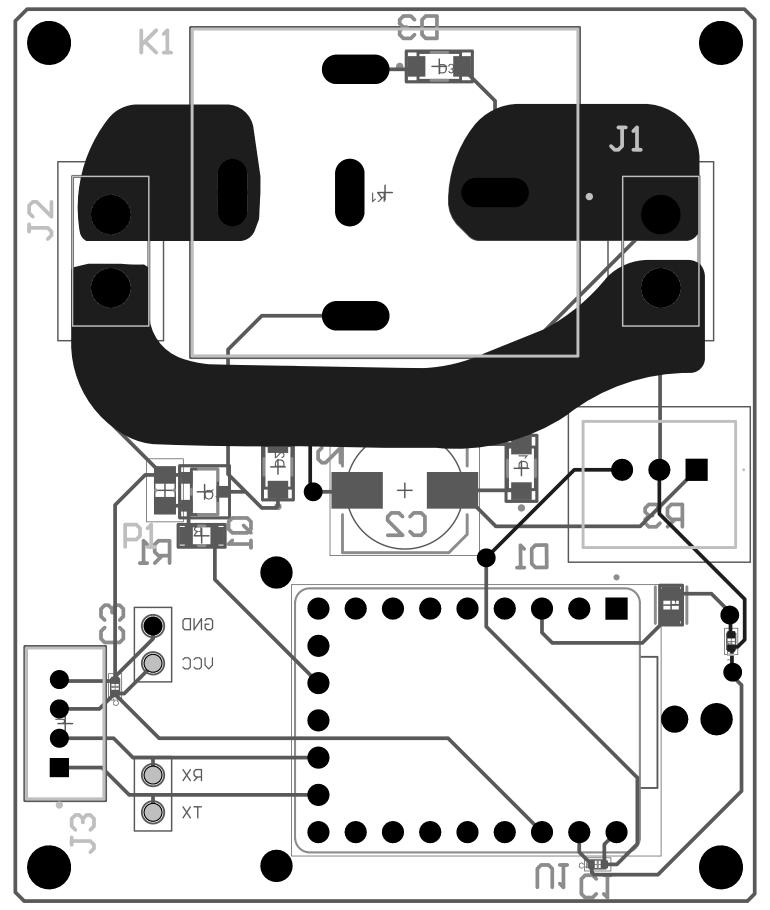
#> input picture media/kill_switch_receiver_layout.png, 1540 x 1820 px, given in place of the camera (shown at 1/2 size)
$ python color_calibration.py
#> lines starting #> are read from the running program, lines starting #| are printed output that depends on the picture; after the words box and inside, x2 and y2 are one past the last pixel; in counts of white or black regions, pixels touching at a corner belong together
import cv2
import numpy as np
from sklearn.cluster import KMeans

def nothing(x):
    pass  # Funzione vuota per le trackbar

def create_trackbars():
    cv2.namedWindow("Trackbars GreenHSV")
    cv2.createTrackbar("Lower-H", "Trackbars GreenHSV", 43, 179, nothing)
    cv2.createTrackbar("Lower-S", "Trackbars GreenHSV", 97, 255, nothing)
    cv2.createTrackbar("Lower-V", "Trackbars GreenHSV", 40, 255, nothing)
    cv2.createTrackbar("Upper-H", "Trackbars GreenHSV", 78, 179, nothing)
    cv2.createTrackbar("Upper-S", "Trackbars GreenHSV", 182, 255, nothing)
    cv2.createTrackbar("Upper-V", "Trackbars GreenHSV", 182, 255, nothing)

    cv2.namedWindow("Trackbars BlackHSV")
    cv2.createTrackbar("Lower-H", "Trackbars BlackHSV", 0, 179, nothing)
    cv2.createTrackbar("Lower-S", "Trackbars BlackHSV", 0, 255, nothing)
    cv2.createTrackbar("Lower-V", "Trackbars BlackHSV", 17, 255, nothing)
    cv2.createTrackbar("Upper-H", "Trackbars BlackHSV", 180, 179, nothing)
    cv2.createTrackbar("Upper-S", "Trackbars BlackHSV", 49, 255, nothing)
    cv2.createTrackbar("Upper-V", "Trackbars BlackHSV", 130, 255, nothing)

    cv2.namedWindow("Trackbars GreenLAB")
    cv2.createTrackbar("L Min", "Trackbars GreenLAB", 130, 255, nothing)
    cv2.createTrackbar("L Max", "Trackbars GreenLAB", 189, 255, nothing)
    cv2.createTrackbar("A Min", "Trackbars GreenLAB", 64, 255, nothing)
    cv2.createTrackbar("A Max", "Trackbars GreenLAB", 153, 255, nothing)
    cv2.createTrackbar("B Min", "Trackbars GreenLAB", 125, 255, nothing)
    cv2.createTrackbar("B Max", "Trackbars GreenLAB", 191, 255, nothing)

    cv2.namedWindow("Trackbars BlackLAB")
    cv2.createTrackbar("L Min", "Trackbars BlackLAB", 0, 255, nothing)
    cv2.createTrackbar("L Max", "Trackbars BlackLAB", 127, 255, nothing)
    cv2.createTrackbar("A Min", "Trackbars BlackLAB", 20, 255, nothing)
    cv2.createTrackbar("A Max", "Trackbars BlackLAB", 144, 255, nothing)
    cv2.createTrackbar("B Min", "Trackbars BlackLAB", 92, 255, nothing)
    cv2.createTrackbar("B Max", "Trackbars BlackLAB", 255, 255, nothing)

def get_trackbar_valuesHSV(window_name):
    lower_h = cv2.getTrackbarPos("Lower-H", window_name)
    lower_s = cv2.getTrackbarPos("Lower-S", window_name)
    lower_v = cv2.getTrackbarPos("Lower-V", window_name)
    upper_h = cv2.getTrackbarPos("Upper-H", window_name)
    upper_s = cv2.getTrackbarPos("Upper-S", window_name)
    upper_v = cv2.getTrackbarPos("Upper-V", window_name)
    return (np.array([lower_h, lower_s, lower_v]), np.array([upper_h, upper_s, upper_v]))

def get_trackbar_valuesLAB(window_name):
    L_min = cv2.getTrackbarPos("L Min", window_name)
    L_max= cv2.getTrackbarPos("L Max", window_name)
    A_min = cv2.getTrackbarPos("A Min", window_name)
    A_max= cv2.getTrackbarPos("A Max", window_name)
    B_min = cv2.getTrackbarPos("B Min", window_name)
    B_max = cv2.getTrackbarPos("B Max", window_name)
    return (np.array([L_min, A_min, B_min ]), np.array([L_max, A_max, B_max]))

def apply_kmeans(image, k=2):
    pixels = image.reshape(-1, 3)
    kmeans = KMeans(n_clusters=k)
    kmeans.fit(pixels)
    clustered = kmeans.labels_.reshape(image.shape[:2])
    return clustered, kmeans.cluster_centers_


def main():
    create_trackbars()

    cap = cv2.VideoCapture(0)

    while True:
        ret, frame = cap.read()
#> frame is the input picture: shape (1820, 1540, 3); min 0, max 255, mean 194.1
        if not ret:
            print("Errore nella lettura della telecamera.")
            break

        frame = cv2.resize(frame, (640, 480))
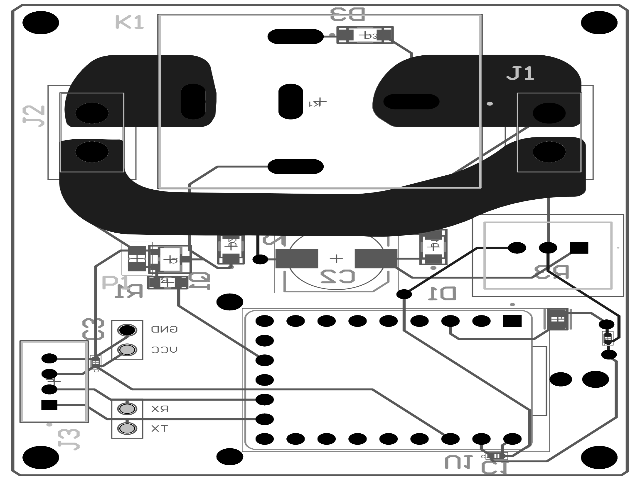
#> frame: shape (480, 640, 3); min 0, max 255, mean 194.1

        # Conversione in HSV
        hsv = cv2.cvtColor(frame, cv2.COLOR_BGR2HSV)
#> hsv: shape (480, 640, 3); mean H, S, V 0, 0, 194.1
        # Ottieni i valori dei trackbar per il verde e il nero
        lower_green, upper_green = get_trackbar_valuesHSV("Trackbars GreenHSV")
        lower_black, upper_black = get_trackbar_valuesHSV("Trackbars BlackHSV")
        print(f"lower_greenHSV: {lower_green} ")
        print(f"upper_greenHSV: {upper_green} ")
        print(f"lower_blackHSV: {lower_black} ")
        print(f"upper_blackHSV: {upper_black} ")
        # Maschere per il verde e il nero HSV
        mask_greenHSV = cv2.inRange(hsv, lower_green, upper_green)
#> mask_greenHSV: shape (480, 640); every value is 0
        mask_blackHSV = cv2.inRange(hsv, lower_black, upper_black)
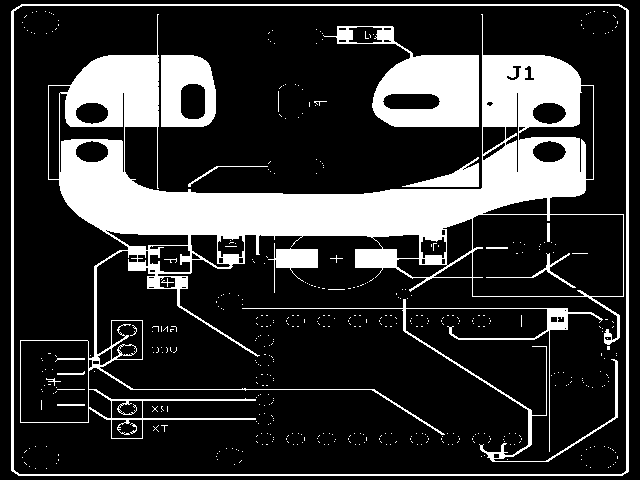
#> mask_blackHSV: shape (480, 640); 21.4% white; 468 white regions (445 under 20 px), largest, box (x1, y1, x2, y2) and area: (20, 14, 624, 439) 45007, (323, 26, 479, 127) 6756, (11, 4, 629, 476) 5237
        print("                               ")
        #Conversione in LAB
        lab = cv2.cvtColor(frame, cv2.COLOR_BGR2LAB)
#> lab: shape (480, 640, 3); mean of channels 0, 1, 2 194.6, 128, 128
        #Ottieni i valori dei trackbar per il verede e il nero in LAB
        lower_green, upper_green = get_trackbar_valuesLAB("Trackbars GreenLAB")
        lower_black, upper_black = get_trackbar_valuesLAB("Trackbars BlackLAB")
        print(f"lower_greenLAB: {lower_green} ")
        print(f"upper_greenLAB: {upper_green} ")
        print(f"lower_blackLAB: {lower_black} ")
        print(f"upper_blackLAB: {upper_black} ")
        # Maschere per il verde e il nero LAB
        mask_greenLAB = cv2.inRange(lab, lower_green, upper_green)
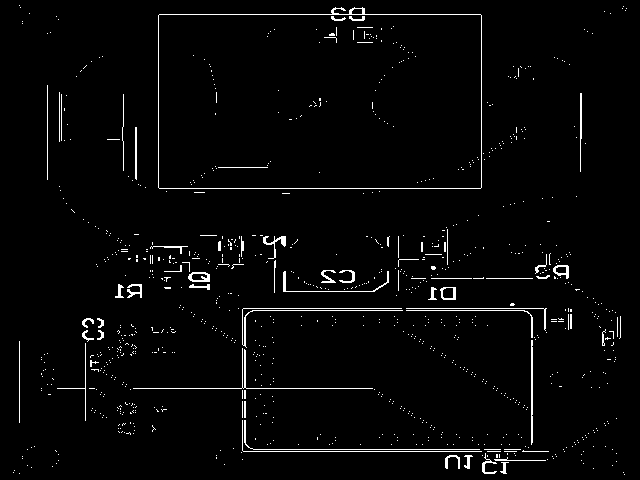
#> mask_greenLAB: shape (480, 640); 2.6% white in thin lines or dots
        mask_blackLAB = cv2.inRange(lab, lower_black, upper_black)
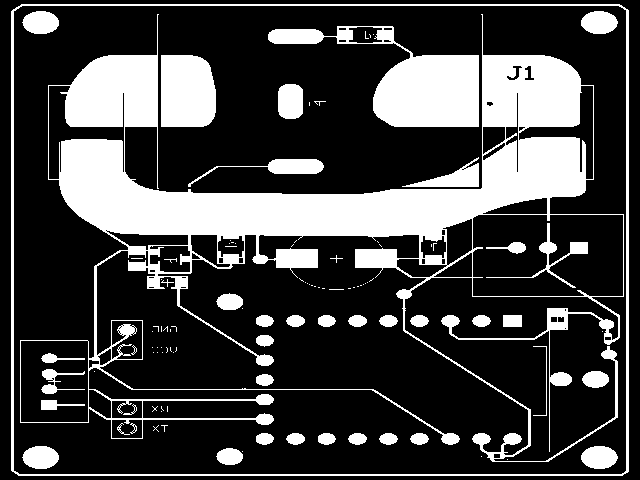
#> mask_blackLAB: shape (480, 640); 26.1% white; 106 white regions (64 under 20 px), largest, box (x1, y1, x2, y2) and area: (20, 14, 624, 462) 51521, (268, 26, 479, 127) 8284, (11, 4, 629, 476) 5235


        # Combina le maschere Green HSV e LAB
        combined_mask_green = cv2.bitwise_and(mask_greenHSV, mask_greenLAB)
        refined_result_green = cv2.bitwise_and(frame, frame, mask=combined_mask_green)
#> refined_result_green: shape (480, 640, 3); every value is 0

        # 3. Applica K-Means per segmentazione avanzata Green
        clustered, centers = apply_kmeans(refined_result_green, k=2)
#> clustered: shape (480, 640) int32; every value is 0
#> centers = [[0, 0, 0], [0, 0, 0]]
        clustered_visual_green = np.zeros_like(frame)
        for i, center in enumerate(centers.astype('uint8')):
            clustered_visual_green[clustered == i] = center
#> this loop made 2 passes

        # Converti clustered_visual_green in scala di grigi
        clustered_visual_green_gray = cv2.cvtColor(clustered_visual_green, cv2.COLOR_BGR2GRAY)

        # Converti l'immagine in una maschera binaria
        _, clustered_visual_green_binary = cv2.threshold(clustered_visual_green_gray, 1, 255, cv2.THRESH_BINARY)

        # Ora trova i contorni sull'immagine binaria
        contours_green, _ = cv2.findContours(clustered_visual_green_binary, cv2.RETR_TREE, cv2.CHAIN_APPROX_SIMPLE)
#> contours_green = []


        # Combina le maschere Black HSV e LAB
        combined_mask_black = cv2.bitwise_and(mask_blackHSV, mask_blackLAB)
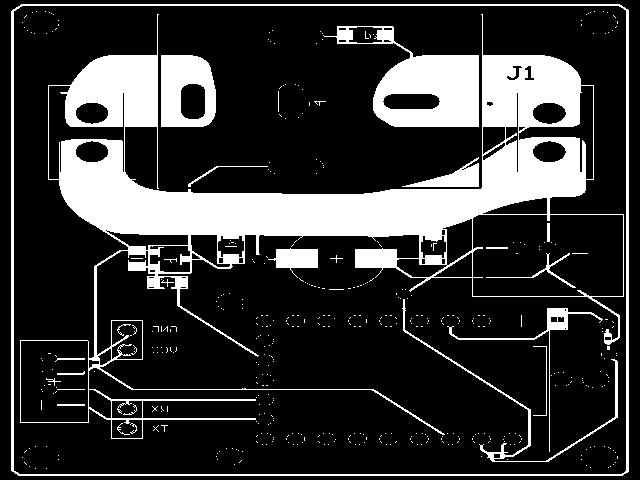
#> combined_mask_black: shape (480, 640); 21.1% white; 464 white regions (439 under 20 px), largest, box (x1, y1, x2, y2) and area: (20, 14, 624, 439) 44574, (323, 26, 479, 127) 6740, (11, 4, 629, 476) 5235
        refined_result_black = cv2.bitwise_and(frame, frame, mask=combined_mask_black)
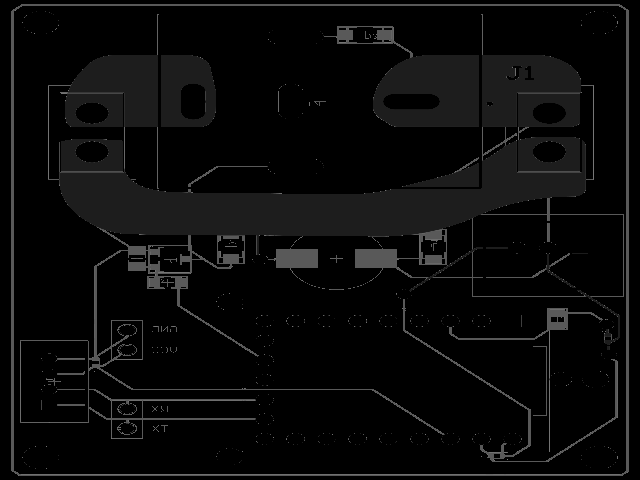
#> refined_result_black: shape (480, 640, 3); min 0, max 118, mean 9.8

        # 3. Applica K-Means per segmentazione avanzata Black
        clustered, centers = apply_kmeans(refined_result_black, k=2)
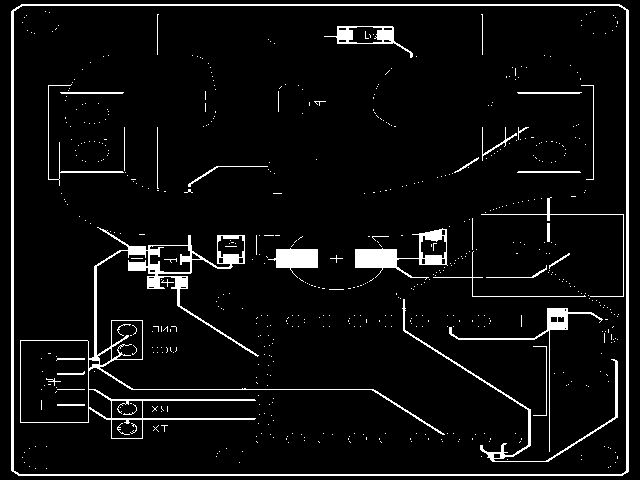
#> clustered: shape (480, 640) int32; values 0 (black) and 1 (white), 5.9% white; 601 white regions (560 under 20 px), largest, box (x1, y1, x2, y2) and area: (11, 4, 629, 476) 5235, (20, 227, 445, 439) 4354, (355, 228, 448, 280) 1436
#> centers = [[4.72, 4.72, 4.72], [90.46, 90.46, 90.46]]
        clustered_visual_black = np.zeros_like(frame)
        for i, center in enumerate(centers.astype('uint8')):
          clustered_visual_black[clustered == i] = center

          # Converti clustered_visual_green in scala di grigi
          clustered_visual_black_gray = cv2.cvtColor(clustered_visual_black, cv2.COLOR_BGR2GRAY)

          # Converti l'immagine in una maschera binaria
          _, clustered_visual_black_binary = cv2.threshold(clustered_visual_black_gray, 1, 255, cv2.THRESH_BINARY)
#> this loop made 2 passes
#> center on passes 1 to 2: [4, 4, 4], [90, 90, 90]

        # Mostra i risultati
        cv2.imshow("Frame", frame)
        cv2.imshow("HSV Mask green", mask_greenHSV)
        cv2.imshow("LAB Mask green", mask_greenLAB)
        cv2.imshow("HSV Mask black", mask_blackHSV)
        cv2.imshow("LAB Mask black", mask_blackLAB)
        cv2.imshow("Result green", refined_result_green)
        cv2.imshow("Result black", refined_result_black)
        cv2.imshow("final visual green", clustered_visual_green)
        cv2.imshow("final visual black", clustered_visual_black)


        key = cv2.waitKey(1) & 0xFF
#> (key Esc is pressed here)
        if key == 27:
            break

    cap.release()
    cv2.destroyAllWindows()

if __name__ == "__main__":
    main()

$ run again, on media/kill_switch_transmitter_layout.png
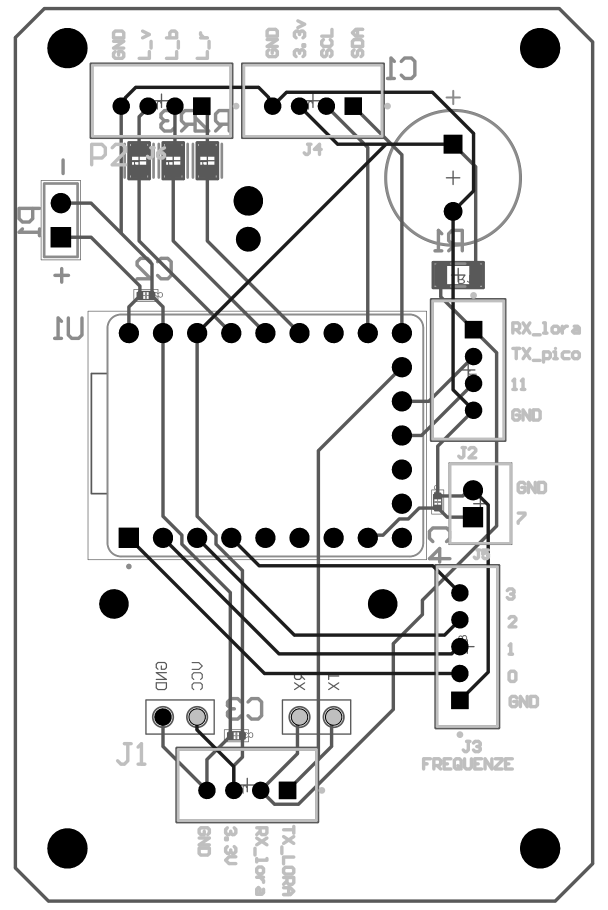
#> input picture media/kill_switch_transmitter_layout.png, 1216 x 1820 px, given in place of the camera (shown at 1/2 size)
#> in main, frame is the input picture: shape (1820, 1216, 3); min 0, max 255, mean 227.7
#> frame: shape (480, 640, 3)
#> hsv: shape (480, 640, 3); mean H, S, V 0, 0, 227.8
#> mask_greenHSV: shape (480, 640); every value is 0
#> in main, `mask_blackHSV = cv2.inRange(hsv, lower_black, upper_black)`:
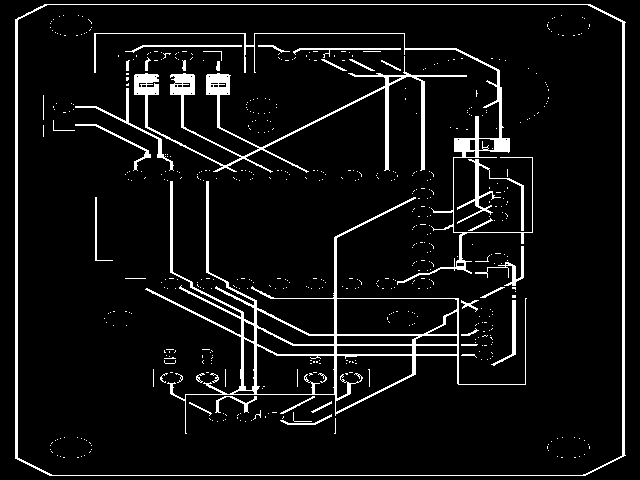
#> mask_blackHSV: shape (480, 640); 6.7% white; 555 white regions (513 under 20 px), largest, box (x1, y1, x2, y2) and area: (145, 181, 527, 434) 5463, (15, 4, 626, 476) 4016, (134, 56, 467, 173) 3718
#> lab: shape (480, 640, 3); mean of channels 0, 1, 2 228.7, 128, 128
#> mask_greenLAB: shape (480, 640); 3% white in thin lines or dots
#> mask_blackLAB: shape (480, 640); 10.4% white; 98 white regions (56 under 20 px), largest, box (x1, y1, x2, y2) and area: (53, 33, 533, 434) 15041, (15, 4, 626, 476) 4006, (457, 159, 524, 231) 1216
#> refined_result_green: shape (480, 640, 3); every value is 0
#> in main, `clustered, centers = apply_kmeans(refined_result_green, k=2)`: centers = [[0, 0, 0], [0, 0, 0]]
#> the loop in main, `for i, center in enumerate(centers.astype('uint8')):` made 2 passes
#> contours_green = []
#> combined_mask_black: shape (480, 640); 6.5% white; 523 white regions (481 under 20 px), largest, box (x1, y1, x2, y2) and area: (145, 181, 526, 434) 5233, (15, 4, 626, 476) 4006, (134, 57, 467, 173) 3566
#> in main, `clustered, centers = apply_kmeans(refined_result_black, k=2)`:
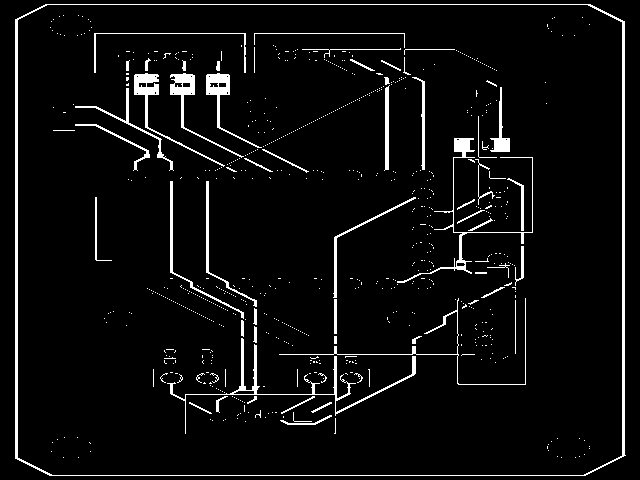
#> clustered: shape (480, 640) int32; values 0 (black) and 1 (white), 5.1% white; 742 white regions (679 under 20 px), largest, box (x1, y1, x2, y2) and area: (15, 4, 626, 476) 4006, (167, 338, 416, 434) 1178, (397, 138, 533, 283) 933
#> in main, `clustered, centers = apply_kmeans(refined_result_black, k=2)`: centers = [[0.426, 0.426, 0.426], [90.52, 90.52, 90.52]]
#> the loop in main, `for i, center in enumerate(centers.astype('uint8')):` made 2 passes
#> center on passes 1 to 2: [0, 0, 0], [90, 90, 90]
